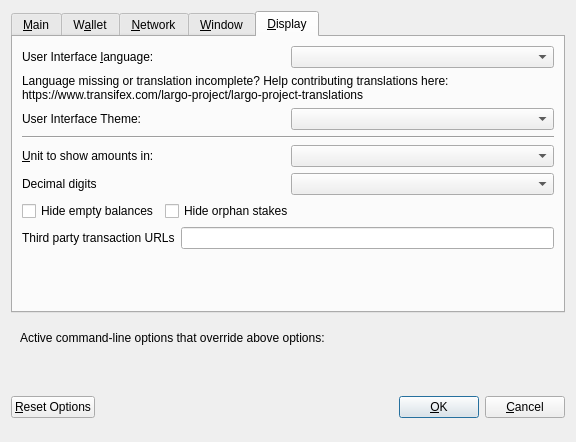
<?xml version="1.0" encoding="UTF-8"?>
<ui version="4.0">
 <class>OptionsDialog</class>
 <widget class="QDialog" name="OptionsDialog">
  <property name="geometry">
   <rect>
    <x>0</x>
    <y>0</y>
    <width>576</width>
    <height>442</height>
   </rect>
  </property>
  <property name="windowTitle">
   <string>Options</string>
  </property>
  <property name="modal">
   <bool>true</bool>
  </property>
  <layout class="QVBoxLayout" name="verticalLayout">
   <item>
    <widget class="QTabWidget" name="tabWidget">
     <property name="currentIndex">
      <number>4</number>
     </property>
     <widget class="QWidget" name="tabMain">
      <attribute name="title">
       <string>&amp;Main</string>
      </attribute>
      <layout class="QVBoxLayout" name="verticalLayout_Main">
       <item>
        <widget class="QCheckBox" name="bitcoinAtStartup">
         <property name="toolTip">
          <string>Automatically start Largo after logging in to the system.</string>
         </property>
         <property name="text">
          <string>&amp;Start Largo on system login</string>
         </property>
        </widget>
       </item>
       <item>
        <layout class="QHBoxLayout" name="horizontalLayout_2_Main">
         <item>
          <widget class="QLabel" name="databaseCacheLabel">
           <property name="text">
            <string>Size of &amp;database cache</string>
           </property>
           <property name="textFormat">
            <enum>Qt::PlainText</enum>
           </property>
           <property name="buddy">
            <cstring>databaseCache</cstring>
           </property>
          </widget>
         </item>
         <item>
          <widget class="QSpinBox" name="databaseCache"/>
         </item>
         <item>
          <widget class="QLabel" name="databaseCacheUnitLabel">
           <property name="text">
            <string>MB</string>
           </property>
           <property name="textFormat">
            <enum>Qt::PlainText</enum>
           </property>
          </widget>
         </item>
         <item>
          <spacer name="horizontalSpacer_2_Main">
           <property name="orientation">
            <enum>Qt::Horizontal</enum>
           </property>
           <property name="sizeHint" stdset="0">
            <size>
             <width>40</width>
             <height>20</height>
            </size>
           </property>
          </spacer>
         </item>
        </layout>
       </item>
       <item>
        <layout class="QHBoxLayout" name="horizontalLayout_3_Main">
         <item>
          <widget class="QLabel" name="threadsScriptVerifLabel">
           <property name="text">
            <string>Number of script &amp;verification threads</string>
           </property>
           <property name="textFormat">
            <enum>Qt::PlainText</enum>
           </property>
           <property name="buddy">
            <cstring>threadsScriptVerif</cstring>
           </property>
          </widget>
         </item>
         <item>
          <widget class="QSpinBox" name="threadsScriptVerif">
           <property name="toolTip">
            <string>(0 = auto, &lt;0 = leave that many cores free)</string>
           </property>
          </widget>
         </item>
         <item>
          <spacer name="horizontalSpacer_3_Main">
           <property name="orientation">
            <enum>Qt::Horizontal</enum>
           </property>
           <property name="sizeHint" stdset="0">
            <size>
             <width>40</width>
             <height>20</height>
            </size>
           </property>
          </spacer>
         </item>
        </layout>
       </item>
       <item>
        <spacer name="verticalSpacer_2">
         <property name="orientation">
          <enum>Qt::Vertical</enum>
         </property>
         <property name="sizeHint" stdset="0">
          <size>
           <width>20</width>
           <height>40</height>
          </size>
         </property>
        </spacer>
       </item>
      </layout>
     </widget>
     <widget class="QWidget" name="tabWallet">
      <attribute name="title">
       <string>W&amp;allet</string>
      </attribute>
      <layout class="QVBoxLayout" name="verticalLayout_Wallet">
       <item>
        <layout class="QHBoxLayout" name="horizontalLayout_2_Wallet">
         <item>
          <widget class="QLabel" name="labelStakeSplitThresholdText">
           <property name="text">
            <string>Stake split threshold:</string>
           </property>
          </widget>
         </item>
         <item>
          <widget class="QSpinBox" name="spinBoxStakeSplitThreshold">
           <property name="minimum">
            <number>1</number>
           </property>
           <property name="maximum">
            <number>999999</number>
           </property>
          </widget>
         </item>
        </layout>
       </item>
       <item>
        <widget class="QGroupBox" name="groupBox">
         <property name="title">
          <string>Expert</string>
         </property>
         <layout class="QVBoxLayout" name="verticalLayout_2">
          <item>
           <widget class="QCheckBox" name="coinControlFeatures">
            <property name="toolTip">
             <string>Whether to show coin control features or not.</string>
            </property>
            <property name="text">
             <string>Enable coin &amp;control features</string>
            </property>
           </widget>
          </item>
          <item>
           <widget class="QCheckBox" name="showMasternodesTab">
            <property name="toolTip">
             <string>Show additional tab listing all your masternodes in first sub-tab&lt;br/&gt;and all masternodes on the network in second sub-tab.</string>
            </property>
            <property name="text">
             <string>Show Masternodes Tab</string>
            </property>
           </widget>
          </item>
          <item>
           <widget class="QCheckBox" name="spendZeroConfChange">
            <property name="toolTip">
             <string>If you disable the spending of unconfirmed change, the change from a transaction&lt;br/&gt;cannot be used until that transaction has at least one confirmation.&lt;br/&gt;This also affects how your balance is computed.</string>
            </property>
            <property name="text">
             <string>&amp;Spend unconfirmed change</string>
            </property>
           </widget>
          </item>
         </layout>
        </widget>
       </item>
       <item>
        <spacer name="verticalSpacer_Wallet">
         <property name="orientation">
          <enum>Qt::Vertical</enum>
         </property>
         <property name="sizeHint" stdset="0">
          <size>
           <width>20</width>
           <height>40</height>
          </size>
         </property>
        </spacer>
       </item>
      </layout>
     </widget>
     <widget class="QWidget" name="tabNetwork">
      <attribute name="title">
       <string>&amp;Network</string>
      </attribute>
      <layout class="QVBoxLayout" name="verticalLayout_Network">
       <item>
        <widget class="QCheckBox" name="mapPortUpnp">
         <property name="toolTip">
          <string>Automatically open the Largo client port on the router. This only works when your router supports UPnP and it is enabled.</string>
         </property>
         <property name="text">
          <string>Map port using &amp;UPnP</string>
         </property>
        </widget>
       </item>
       <item>
        <widget class="QCheckBox" name="allowIncoming">
         <property name="toolTip">
          <string>Accept connections from outside</string>
         </property>
         <property name="text">
          <string>Allow incoming connections</string>
         </property>
        </widget>
       </item>
       <item>
        <widget class="QCheckBox" name="connectSocks">
         <property name="toolTip">
          <string>Connect to the Largo network through a SOCKS5 proxy.</string>
         </property>
         <property name="text">
          <string>&amp;Connect through SOCKS5 proxy (default proxy):</string>
         </property>
        </widget>
       </item>
       <item>
        <layout class="QHBoxLayout" name="horizontalLayout_1_Network">
         <item>
          <widget class="QLabel" name="proxyIpLabel">
           <property name="text">
            <string>Proxy &amp;IP:</string>
           </property>
           <property name="textFormat">
            <enum>Qt::PlainText</enum>
           </property>
           <property name="buddy">
            <cstring>proxyIp</cstring>
           </property>
          </widget>
         </item>
         <item>
          <widget class="QValidatedLineEdit" name="proxyIp">
           <property name="minimumSize">
            <size>
             <width>140</width>
             <height>0</height>
            </size>
           </property>
           <property name="maximumSize">
            <size>
             <width>140</width>
             <height>16777215</height>
            </size>
           </property>
           <property name="toolTip">
            <string>IP address of the proxy (e.g. IPv4: 127.0.0.1 / IPv6: ::1)</string>
           </property>
          </widget>
         </item>
         <item>
          <widget class="QLabel" name="proxyPortLabel">
           <property name="text">
            <string>&amp;Port:</string>
           </property>
           <property name="textFormat">
            <enum>Qt::PlainText</enum>
           </property>
           <property name="buddy">
            <cstring>proxyPort</cstring>
           </property>
          </widget>
         </item>
         <item>
          <widget class="QLineEdit" name="proxyPort">
           <property name="minimumSize">
            <size>
             <width>55</width>
             <height>0</height>
            </size>
           </property>
           <property name="maximumSize">
            <size>
             <width>55</width>
             <height>16777215</height>
            </size>
           </property>
           <property name="toolTip">
            <string>Port of the proxy (e.g. 9050)</string>
           </property>
          </widget>
         </item>
         <item>
          <spacer name="horizontalSpacer_1_Network">
           <property name="orientation">
            <enum>Qt::Horizontal</enum>
           </property>
           <property name="sizeHint" stdset="0">
            <size>
             <width>40</width>
             <height>20</height>
            </size>
           </property>
          </spacer>
         </item>
        </layout>
       </item>
       <item>
        <spacer name="verticalSpacer_Network">
         <property name="orientation">
          <enum>Qt::Vertical</enum>
         </property>
         <property name="sizeHint" stdset="0">
          <size>
           <width>20</width>
           <height>40</height>
          </size>
         </property>
        </spacer>
       </item>
      </layout>
     </widget>
     <widget class="QWidget" name="tabWindow">
      <attribute name="title">
       <string>&amp;Window</string>
      </attribute>
      <layout class="QVBoxLayout" name="verticalLayout_Window">
       <item>
        <widget class="QCheckBox" name="minimizeToTray">
         <property name="toolTip">
          <string>Show only a tray icon after minimizing the window.</string>
         </property>
         <property name="text">
          <string>&amp;Minimize to the tray instead of the taskbar</string>
         </property>
        </widget>
       </item>
       <item>
        <widget class="QCheckBox" name="minimizeOnClose">
         <property name="toolTip">
          <string>Minimize instead of exit the application when the window is closed. When this option is enabled, the application will be closed only after selecting Quit in the menu.</string>
         </property>
         <property name="text">
          <string>M&amp;inimize on close</string>
         </property>
        </widget>
       </item>
       <item>
        <spacer name="verticalSpacer_Window">
         <property name="orientation">
          <enum>Qt::Vertical</enum>
         </property>
         <property name="sizeHint" stdset="0">
          <size>
           <width>20</width>
           <height>40</height>
          </size>
         </property>
        </spacer>
       </item>
      </layout>
     </widget>
     <widget class="QWidget" name="tabDisplay">
      <attribute name="title">
       <string>&amp;Display</string>
      </attribute>
      <layout class="QVBoxLayout" name="verticalLayout_Display">
       <item>
        <layout class="QHBoxLayout" name="horizontalLayout_1_Display">
         <item>
          <widget class="QLabel" name="langLabel">
           <property name="text">
            <string>User Interface &amp;language:</string>
           </property>
           <property name="textFormat">
            <enum>Qt::PlainText</enum>
           </property>
           <property name="buddy">
            <cstring>lang</cstring>
           </property>
          </widget>
         </item>
         <item>
          <widget class="QValueComboBox" name="lang">
           <property name="toolTip">
            <string>The user interface language can be set here. This setting will take effect after restarting Largo.</string>
           </property>
          </widget>
         </item>
        </layout>
       </item>
       <item>
        <widget class="QLabel" name="label_3">
         <property name="toolTip">
          <string notr="true"/>
         </property>
         <property name="statusTip">
          <string notr="true"/>
         </property>
         <property name="whatsThis">
          <string notr="true"/>
         </property>
         <property name="accessibleName">
          <string notr="true"/>
         </property>
         <property name="text">
          <string>Language missing or translation incomplete? Help contributing translations here:
https://www.transifex.com/largo-project/largo-project-translations</string>
         </property>
         <property name="wordWrap">
          <bool>true</bool>
         </property>
         <property name="openExternalLinks">
          <bool>true</bool>
         </property>
         <property name="textInteractionFlags">
          <set>Qt::TextBrowserInteraction</set>
         </property>
        </widget>
       </item>
       <item>
        <layout class="QHBoxLayout" name="horizontalLayout_2_Display" stretch="0,0">
         <item>
          <widget class="QLabel" name="themeLabel">
           <property name="text">
            <string>User Interface Theme:</string>
           </property>
          </widget>
         </item>
         <item>
          <widget class="QValueComboBox" name="theme"/>
         </item>
        </layout>
       </item>
       <item>
        <widget class="Line" name="line">
         <property name="orientation">
          <enum>Qt::Horizontal</enum>
         </property>
        </widget>
       </item>
       <item>
        <layout class="QHBoxLayout" name="horizontalLayout_3_Display">
         <item>
          <widget class="QLabel" name="unitLabel">
           <property name="text">
            <string>&amp;Unit to show amounts in:</string>
           </property>
           <property name="textFormat">
            <enum>Qt::PlainText</enum>
           </property>
           <property name="buddy">
            <cstring>unit</cstring>
           </property>
          </widget>
         </item>
         <item>
          <widget class="QValueComboBox" name="unit">
           <property name="toolTip">
            <string>Choose the default subdivision unit to show in the interface and when sending coins.</string>
           </property>
          </widget>
         </item>
        </layout>
       </item>
       <item>
        <layout class="QHBoxLayout" name="horizontalLayout_4_Display">
         <item>
          <widget class="QLabel" name="digitsLabel">
           <property name="text">
            <string>Decimal digits</string>
           </property>
          </widget>
         </item>
         <item>
          <widget class="QValueComboBox" name="digits"/>
         </item>
        </layout>
       </item>
       <item>
        <layout class="QHBoxLayout" name="horizontalLayout_5_Display">
         <item>
          <widget class="QCheckBox" name="checkBoxHideZeroBalances">
           <property name="toolTip">
            <string>Hide empty balances</string>
           </property>
           <property name="layoutDirection">
            <enum>Qt::LeftToRight</enum>
           </property>
           <property name="text">
            <string>Hide empty balances</string>
           </property>
          </widget>
         </item>
         <item>
          <widget class="QCheckBox" name="checkBoxHideOrphans">
           <property name="toolTip">
            <string>Hide orphan stakes in transaction lists</string>
           </property>
           <property name="text">
            <string>Hide orphan stakes</string>
           </property>
          </widget>
         </item>
         <item>
          <spacer name="horizontalSpacer">
           <property name="orientation">
            <enum>Qt::Horizontal</enum>
           </property>
           <property name="sizeHint" stdset="0">
            <size>
             <width>40</width>
             <height>20</height>
            </size>
           </property>
          </spacer>
         </item>
        </layout>
       </item>
       <item>
        <layout class="QHBoxLayout" name="horizontalLayout_6_Display">
         <item>
          <widget class="QLabel" name="thirdPartyTxUrlsLabel">
           <property name="toolTip">
            <string>Third party URLs (e.g. a block explorer) that appear in the transactions tab as context menu items. %s in the URL is replaced by transaction hash. Multiple URLs are separated by vertical bar |.</string>
           </property>
           <property name="text">
            <string>Third party transaction URLs</string>
           </property>
           <property name="buddy">
            <cstring>thirdPartyTxUrls</cstring>
           </property>
          </widget>
         </item>
         <item>
          <widget class="QLineEdit" name="thirdPartyTxUrls">
           <property name="toolTip">
            <string>Third party URLs (e.g. a block explorer) that appear in the transactions tab as context menu items. %s in the URL is replaced by transaction hash. Multiple URLs are separated by vertical bar |.</string>
           </property>
          </widget>
         </item>
        </layout>
       </item>
       <item>
        <spacer name="verticalSpacer">
         <property name="orientation">
          <enum>Qt::Vertical</enum>
         </property>
         <property name="sizeHint" stdset="0">
          <size>
           <width>20</width>
           <height>40</height>
          </size>
         </property>
        </spacer>
       </item>
      </layout>
     </widget>
    </widget>
   </item>
   <item>
    <widget class="QFrame" name="frame">
     <layout class="QVBoxLayout" name="verticalLayout_Bottom">
      <item>
       <layout class="QHBoxLayout" name="horizontalLayout_Bottom">
        <item>
         <widget class="QLabel" name="overriddenByCommandLineInfoLabel">
          <property name="text">
           <string>Active command-line options that override above options:</string>
          </property>
          <property name="textFormat">
           <enum>Qt::PlainText</enum>
          </property>
         </widget>
        </item>
        <item>
         <spacer name="horizontalSpacer_Bottom">
          <property name="orientation">
           <enum>Qt::Horizontal</enum>
          </property>
          <property name="sizeHint" stdset="0">
           <size>
            <width>40</width>
            <height>20</height>
           </size>
          </property>
         </spacer>
        </item>
       </layout>
      </item>
      <item>
       <widget class="QLabel" name="overriddenByCommandLineLabel">
        <property name="text">
         <string/>
        </property>
        <property name="textFormat">
         <enum>Qt::PlainText</enum>
        </property>
        <property name="wordWrap">
         <bool>true</bool>
        </property>
       </widget>
      </item>
     </layout>
    </widget>
   </item>
   <item>
    <layout class="QHBoxLayout" name="horizontalLayout_Buttons">
     <item>
      <widget class="QPushButton" name="resetButton">
       <property name="toolTip">
        <string>Reset all client options to default.</string>
       </property>
       <property name="text">
        <string>&amp;Reset Options</string>
       </property>
       <property name="autoDefault">
        <bool>false</bool>
       </property>
      </widget>
     </item>
     <item>
      <spacer name="horizontalSpacer_1">
       <property name="orientation">
        <enum>Qt::Horizontal</enum>
       </property>
       <property name="sizeHint" stdset="0">
        <size>
         <width>40</width>
         <height>48</height>
        </size>
       </property>
      </spacer>
     </item>
     <item>
      <widget class="QLabel" name="statusLabel">
       <property name="minimumSize">
        <size>
         <width>200</width>
         <height>0</height>
        </size>
       </property>
       <property name="font">
        <font>
         <weight>75</weight>
         <bold>true</bold>
        </font>
       </property>
       <property name="text">
        <string/>
       </property>
       <property name="textFormat">
        <enum>Qt::PlainText</enum>
       </property>
       <property name="wordWrap">
        <bool>true</bool>
       </property>
      </widget>
     </item>
     <item>
      <spacer name="horizontalSpacer_2">
       <property name="orientation">
        <enum>Qt::Horizontal</enum>
       </property>
       <property name="sizeHint" stdset="0">
        <size>
         <width>40</width>
         <height>48</height>
        </size>
       </property>
      </spacer>
     </item>
     <item>
      <widget class="QPushButton" name="okButton">
       <property name="text">
        <string>&amp;OK</string>
       </property>
       <property name="autoDefault">
        <bool>false</bool>
       </property>
       <property name="default">
        <bool>true</bool>
       </property>
      </widget>
     </item>
     <item>
      <widget class="QPushButton" name="cancelButton">
       <property name="text">
        <string>&amp;Cancel</string>
       </property>
       <property name="autoDefault">
        <bool>false</bool>
       </property>
      </widget>
     </item>
    </layout>
   </item>
  </layout>
 </widget>
 <customwidgets>
  <customwidget>
   <class>QValidatedLineEdit</class>
   <extends>QLineEdit</extends>
   <header>qvalidatedlineedit.h</header>
  </customwidget>
  <customwidget>
   <class>QValueComboBox</class>
   <extends>QComboBox</extends>
   <header>qvaluecombobox.h</header>
  </customwidget>
 </customwidgets>
 <resources/>
 <connections/>
</ui>
